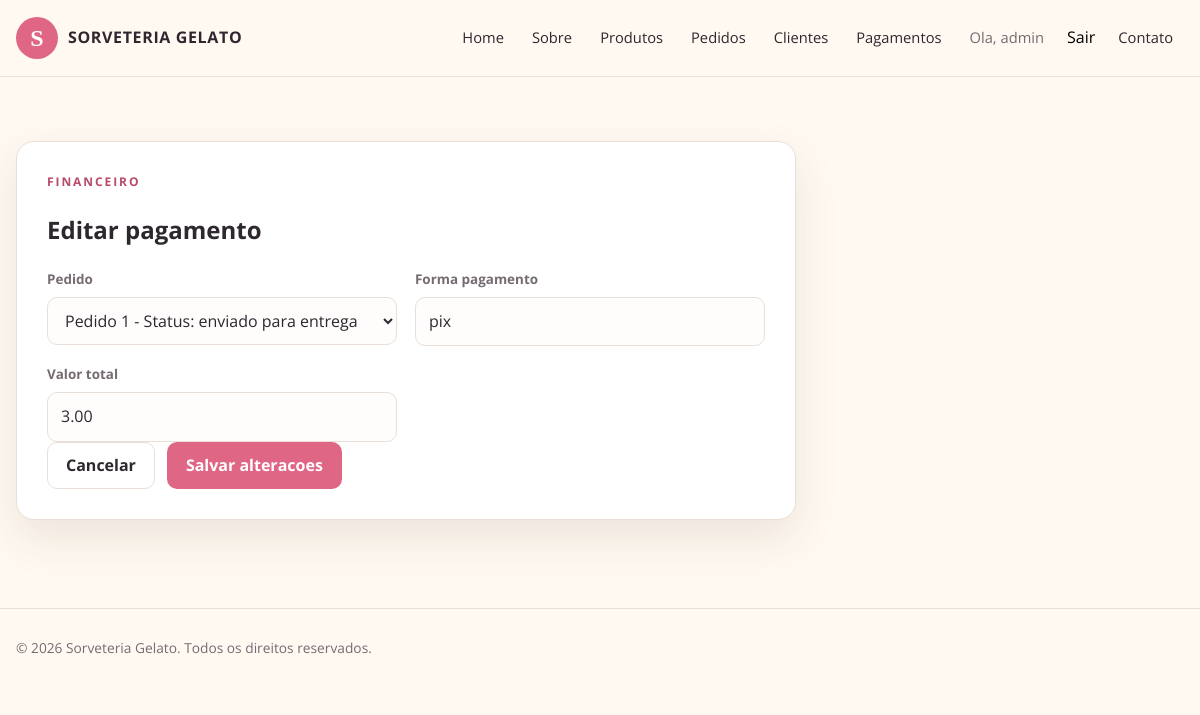
Page /pagamentos/6/editar/ (signed in) on the committed database.
### pagamentos/models.py (models this page shows, shortened)
class Pagamento(models.Model):
    pedido = models.ForeignKey('pedidos.Pedidos', on_delete=models.CASCADE, related_name='pagamentos')
    forma_pagamento = models.CharField(max_length=50)
    valor_total = models.DecimalField(max_digits=10, decimal_places=2)

### pagamentos/views.py (the view)
# urls.py: path('<int:pk>/editar/', views.editar_pagamento, name='editar_pagamento'),
@login_required
@permission_required('pagamentos.change_pagamento', raise_exception=True)
def editar_pagamento(request, pk):
    pagamento = get_object_or_404(Pagamento, pk=pk)
    if request.method == 'POST':
        form = PagamentoForm(request.POST, instance=pagamento)
        if form.is_valid():
            form.save()
            return redirect('detalhe_pagamento', pk=pagamento.pk)
    else:
        form = PagamentoForm(instance=pagamento)
    return render(request, 'pagamentos/editar_pagamento.html', {
        'form': form,
        'pagamento': pagamento
    })

### pagamentos/forms.py
class PagamentoForm(forms.ModelForm):
    class Meta:
        model = Pagamento
        fields = ['pedido', 'forma_pagamento', 'valor_total']

### pedidos/models.py (called while the page is built)
    def __str__(self):
        return f"Pedido {self.id} - Status: {self.status}"

### templates/pagamentos/editar_pagamento.html (shortened to what this page needs)
{% extends 'base.html' %}
{% block content %}<main class="page-shell"><div class="container"><section class="form-card"><span class="section-kicker">Financeiro</span><h1>Editar pagamento</h1><form method="post"><div class="form-grid">{% csrf_token %}{% for field in form %}<div class="form-field"><label for="{{ field.id_for_label }}">{{ field.label }}</label>{{ field }}{{ field.errors }}</div>{% endfor %}</div><div class="form-actions"><a href="{% url 'detalhe_pagamento' pagamento.pk %}" class="btn-app-secondary">Cancelar</a><button type="submit" class="btn-app">Salvar alteracoes</button></div></form></section></div></main>{% endblock %}

### templates/base.html (shortened to what this page needs)
{% load static %}
<!DOCTYPE html>
<html lang="pt-br">
<head>
    <link rel="stylesheet" href="{% static 'css/app.css' %}">
</head>
<body class="site-body">
    <header class="site-header">
        <div class="container site-nav">
            <a class="brand" href="{% url 'home' %}">
                <span class="brand-mark">S</span>
                <span class="brand-name">SORVETERIA GELATO</span>
            </a>
            <nav id="site-navigation" class="nav-links" aria-label="Navegacao principal">
                <a href="{% url 'home' %}">Home</a>
                <a href="{% url 'about' %}">Sobre</a>
                <a href="{% url 'lista_produtos' %}">Produtos</a>
                {% if user.is_authenticated %}
                    {% if perms.pedidos.change_pedidos %}
                        <a href="{% url 'lista_pedidos' %}">Pedidos</a>
                    {% else %}
                        <a href="{% url 'criar_pedido' %}">Pedidos</a>
                    {% endif %}
                    {% if perms.pessoa.view_pessoa %}<a href="{% url 'lista_pessoas' %}">Clientes</a>{% endif %}
                    {% if perms.pagamentos.view_pagamento %}<a href="{% url 'lista_pagamentos' %}">Pagamentos</a>{% endif %}
                    <span class="nav-user">Ola, {{ user.username }}</span>
                    <form method="post" action="{% url 'logout' %}">
                        <button type="submit" class="nav-logout">Sair</button>
                    </form>
                {% else %}
                    <a href="{% url 'login' %}">Entrar</a>
                {% endif %}
                <a href="{% url 'contact' %}">Contato</a>
            </nav>
        </div>
    </header>
    {% block content %}
    {% endblock %}
    <footer class="site-footer">
        <div class="container">
            <p>© {% now "Y" %} Sorveteria Gelato. Todos os direitos reservados.</p>
        </div>
    </footer>
</body>
</html>

### static/css/app.css (style rules this page uses)
:root { --ink: #2f2730; --muted: #756b73; --cream: #fff9f1; --paper: #ffffff; --rose: #df6684; --rose-dark: #b94967; --peach: #f7c6a4; --mint: #d9efe5; --line: #eadfd8; --shadow: 0 18px 45px rgba(77, 45, 39, 0.1); --radius: 18px; --max-width: 1180px; }
*, *::before, *::after { box-sizing: border-box; }
html { min-width: 320px; scroll-behavior: smooth; }
body.site-body { margin: 0; color: var(--ink); background: var(--cream); font-family: "Open Sans", "Segoe UI", sans-serif; line-height: 1.6; }
a { color: var(--rose-dark); text-decoration: none; }
button, input, textarea, select { font: inherit; }
.container { width: min(100% - 32px, var(--max-width)); margin-inline: auto; }
.site-header { position: sticky; top: 0; z-index: 20; background: rgba(255, 249, 241, 0.94); border-bottom: 1px solid rgba(234, 223, 216, 0.9); backdrop-filter: blur(14px); }
.site-nav { min-height: 76px; display: flex; align-items: center; justify-content: space-between; gap: 24px; }
.brand { display: inline-flex; align-items: center; gap: 10px; color: var(--ink); font-weight: 700; }
.brand-mark { display: grid; place-items: center; width: 42px; height: 42px; border-radius: 50%; background: var(--rose); color: #fff; font-family: Georgia, serif; font-size: 24px; }
.brand-name { letter-spacing: .04em; }
.nav-links { display: flex; align-items: center; justify-content: flex-end; gap: 6px; list-style: none; margin: 0; padding: 0; }
.nav-links a, .nav-links .nav-user { display: inline-flex; align-items: center; min-height: 40px; padding: 7px 11px; border-radius: 9px; color: var(--ink); font-size: .92rem; }
.nav-links .nav-user { color: var(--muted); }
.nav-links form { margin: 0; }
.nav-links .nav-logout { border: 0; background: transparent; cursor: pointer; }
.page-shell { padding: 64px 0 88px; }
.eyebrow, .section-kicker { display: block; margin: 0 0 12px; color: var(--rose-dark); font-size: .75rem; font-weight: 700; letter-spacing: .16em; text-transform: uppercase; }
.hero-actions, .toolbar, .form-actions { display: flex; flex-wrap: wrap; align-items: center; gap: 12px; }
.btn-app, .btn-app-secondary { display: inline-flex; align-items: center; justify-content: center; min-height: 44px; padding: 10px 18px; border: 1px solid transparent; border-radius: 10px; font-weight: 700; cursor: pointer; }
.btn-app { background: var(--rose); color: #fff; }
.btn-app-secondary { background: #fff; border-color: var(--line); color: var(--ink); }
.feature-card, .service-card, .content-card, .table-card, .form-card, .detail-card { background: var(--paper); border: 1px solid var(--line); border-radius: var(--radius); box-shadow: var(--shadow); }
.form-card { max-width: 780px; padding: 30px; }
.form-grid { display: grid; grid-template-columns: repeat(2, minmax(0, 1fr)); gap: 18px; }
.form-field { min-width: 0; }
.form-field label { display: block; margin-bottom: 6px; color: var(--muted); font-size: .84rem; font-weight: 700; }
.form-field input, .form-field select, .form-field textarea, .contact-form input, .contact-form textarea { width: 100%; padding: 11px 13px; border: 1px solid var(--line); border-radius: 10px; background: #fffdfb; color: var(--ink); }
.site-footer { padding: 28px 0; border-top: 1px solid var(--line); color: var(--muted); font-size: .86rem; }
.site-footer p { margin: 0; }

### rows in the picture
Pagamento: form "Pedido 1 - Status: enviado para entrega" "pix" "3.00"

### other values in the picture
{{ user.username }} "admin"
{{ field.label }} "Pedido" "Forma pagamento" "Valor total"
